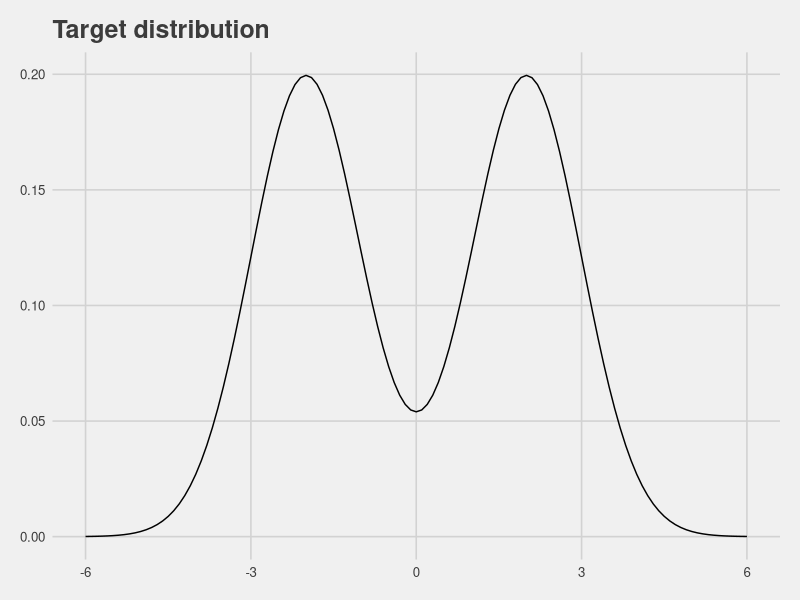
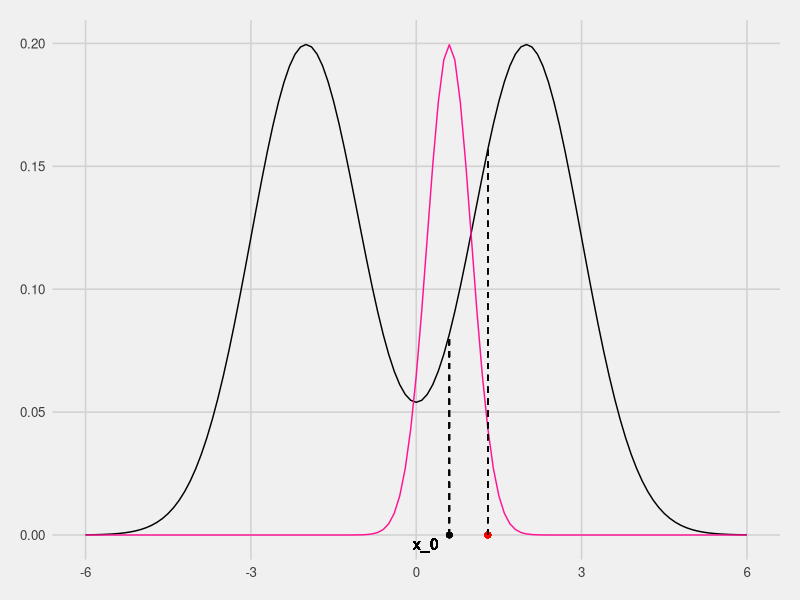
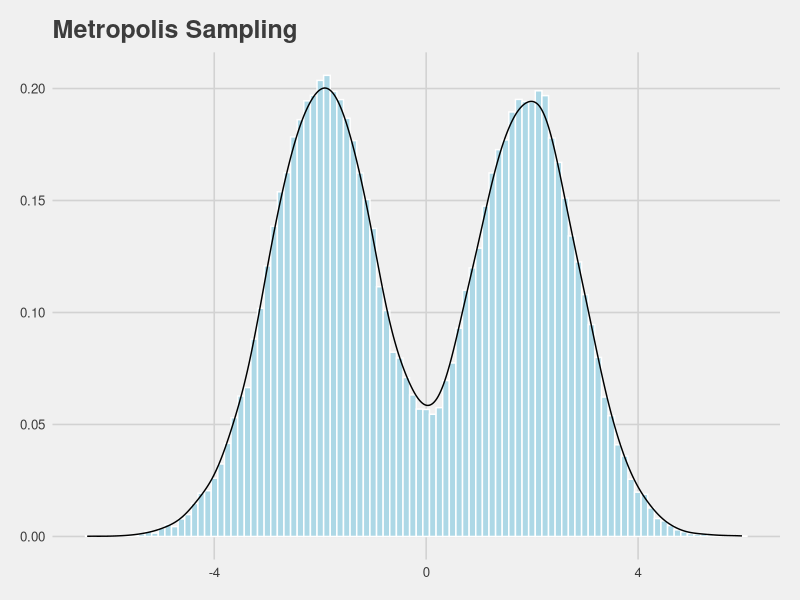
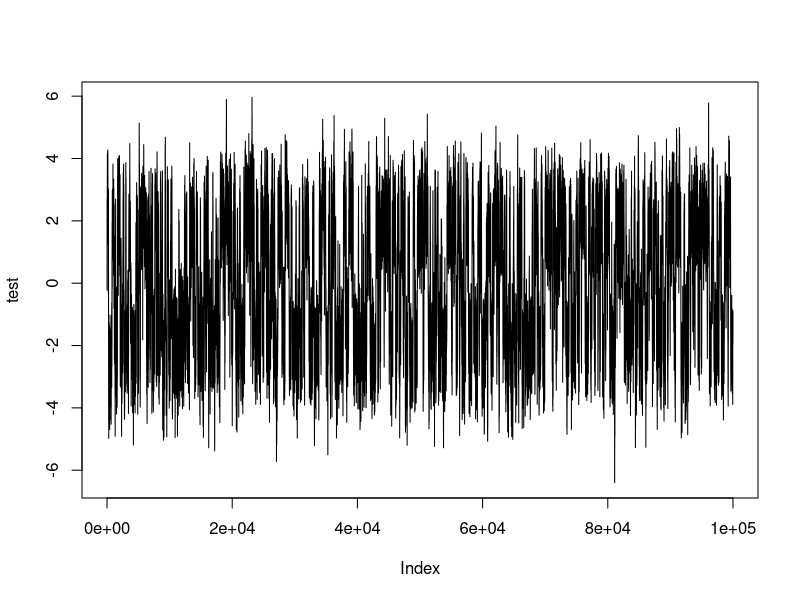

These charts were generated, in order, by the following R code:
## ---- chunk 1
library(tidyverse)
library(ggthemes)
## ---- chunk 2
target <- function(x){
  0.5 * dnorm(x, mean = -2, sd = 1) + 0.5 * dnorm(x, mean = 2, sd = 1)
}

x_vals <- seq(-6, 6, 0.1)

t_dist <- target(x_vals)

df <- data.frame(x = x_vals, y = t_dist)
g <- ggplot(df, aes(x = x, y = y)) +
  geom_line() +
  theme_fivethirtyeight()
g + ggtitle("Target distribution")
## ---- chunk 3
x0 <- 0.6
y0 <- 1.3

prop_dist <- dnorm(x_vals, mean = x0, sd = 0.4) / 5 # to make it look good.

g +
  geom_line(aes(y = prop_dist), color = "#FF1493") +
  geom_point(x = x0,  y = 0, color = "black", alpha = 0.1) +
  geom_point(x = y0,  y = 0, color = "red") +
  geom_segment(aes(x = x0, y = 0, xend = x0, yend = target(x0)), 
               linetype = 2, color = "black", alpha = 0.1) +
  geom_segment(aes(x = y0, y = 0, xend = y0, yend = target(y0)), 
               linetype = 2, color = "black", alpha = 0.1) +
  geom_text(aes(x = x0, y = 0, label = "x_0"), vjust = 1.2, hjust = 1.4) 
## ---- chunk 4
metropolis <- function(proposal_sd, iterations){
  x <- rep(0, iterations)
  
  for (t in 2:iterations) {
    # propose new x
    y <- rnorm(1, mean = x[t - 1], sd = proposal_sd)
    
    # compute acceptance probability
    alpha <- target(y) / target(x[t - 1])
    u <- runif(1)
    
    if (u <= alpha) {
      x[t] = y
    } else{
      x[t] = x[t - 1]
    }
  }
  
  return(x)
}
## ---- chunk 5
set.seed(123)
test <- metropolis(0.4, 100000)
df <- data.frame(x = test)

ggplot(df, aes(x)) +
  geom_histogram(aes(y = ..density..), color = "white", bins = 100, fill = "lightblue" ) +
  geom_density() +
  theme_fivethirtyeight() +
  ggtitle("Metropolis Sampling")

## ---- chunk 6
plot(test, type = "l")
